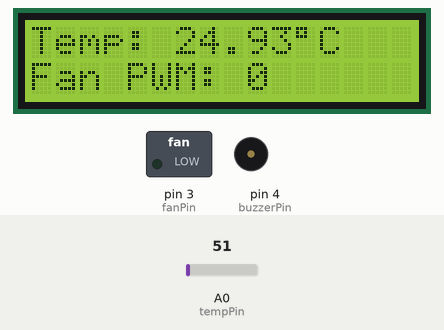
This sketch was run on a simulated Arduino Uno, built with avr-gcc and run on an emulated ATmega328P. Shown: 16×2 character LCD, switched loads named in the sketch (green lamp = pin HIGH), buzzer (waves = sounding, pin HIGH). The inputs (shaded band) are chosen by the test bench; at power-on: A0 (tempPin) = 51. What the sketch prints to the serial monitor is not drawn.

Above: at 3.2 s.
3.3 s: A0 (tempPin) set to 62
At 4.5 s:
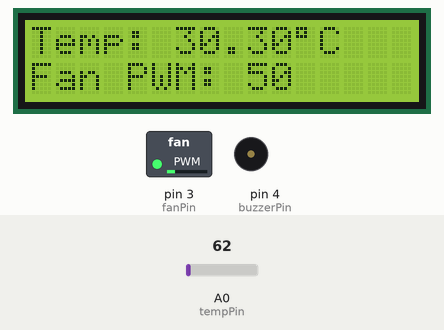
5.5 s: A0 (tempPin) set to 86
At 6.6 s:
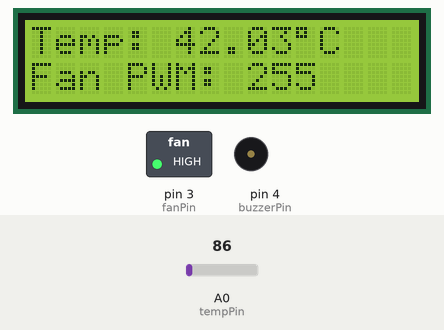
9.6 s: A0 (tempPin) set to 71
At 10.9 s:
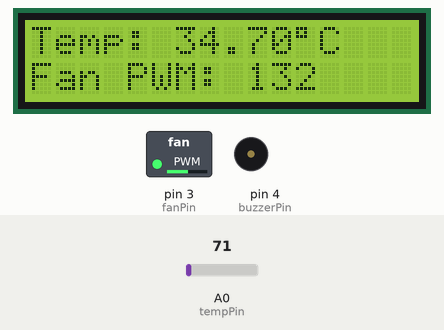
Timing chart, 0 to 12.6 s (numbered marks = the images above; inputs shaded):
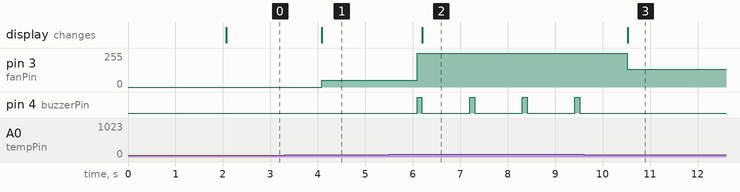

The sketch:

main.ino
```cpp
#include <LiquidCrystal.h>

// Initialize the LCD: rs, en, d4, d5, d6, d7
LiquidCrystal lcd(8, 9, 10, 11, 12, 13);

// Define pins
const int tempPin = A0;      // LM35 analog input
const int fanPin = 3;        // PWM pin for fan control
const int buzzerPin = 4;     // Digital pin for buzzer

void setup() {
  lcd.begin(16, 2);                  // Initialize 16x2 LCD
  lcd.print("  SMART FAN SYS");     // Welcome message
  delay(2000);
  lcd.clear();

  pinMode(fanPin, OUTPUT);
  pinMode(buzzerPin, OUTPUT);
  digitalWrite(fanPin, LOW);
  digitalWrite(buzzerPin, LOW);

  Serial.begin(9600); // For debugging
}

void loop() {
  int analogValue = analogRead(tempPin);
  float voltage = analogValue * (5.0 / 1023.0);
  float temperatureC = voltage * 100; // LM35: 10mV/°C

  // Map temperature to PWM value (range: 30°C to 40°C → PWM: 50–255)
  int pwm = map(temperatureC, 30, 40, 50, 255);
  if (temperatureC < 30) pwm = 0;
  if (temperatureC > 40) pwm = 255;

  analogWrite(fanPin, pwm); // Fan speed based on temp

  // Buzzer alert for high temperature
  if (temperatureC > 40) {
    digitalWrite(buzzerPin, HIGH);
    delay(100);
    digitalWrite(buzzerPin, LOW);
  }

  // Display on LCD
  lcd.clear();
  lcd.setCursor(0, 0);
  lcd.print("Temp: ");
  lcd.print(temperatureC);
  lcd.print((char)223); // degree symbol
  lcd.print("C");

  lcd.setCursor(0, 1);
  lcd.print("Fan PWM: ");
  lcd.print(pwm);

  // Debug
  Serial.print("Temp: ");
  Serial.print(temperatureC);
  Serial.print(" °C | PWM: ");
  Serial.println(pwm);

  delay(1000); // Refresh rate
}
```

Measured:
- the behaviour switches between 61 and 62 on A0 (tempPin) (found by bisection; images 0 and 1)
- after the input at 3.3 s, pin 3 (fanPin): 0/255 → 50/255 after 0.78 s; the display: changes after 0.79 s (image 1)
- after the input at 5.5 s, pin 3 (fanPin): 50/255 → 255/255 after 0.59 s; pin 4 (buzzerPin): alternates HIGH for 0.10 s and LOW for 1.0 s, starting after 0.59 s; the display: changes after 0.70 s (image 2)
- after the input at 9.6 s, pin 3 (fanPin): 255/255 → 132/255 after 0.92 s; pin 4 (buzzerPin): stops changing and stays LOW; the display: changes after 0.93 s (image 3)
